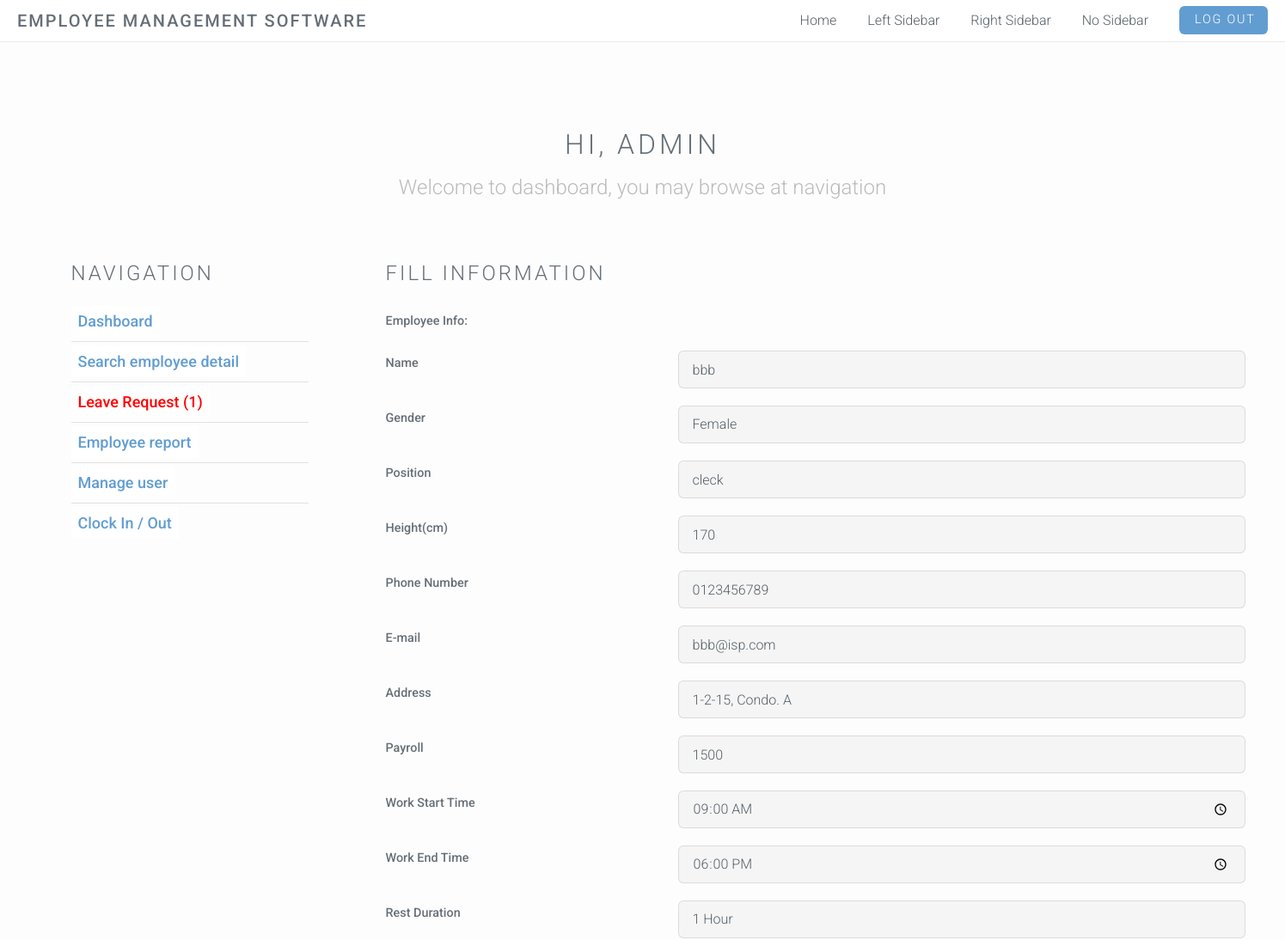
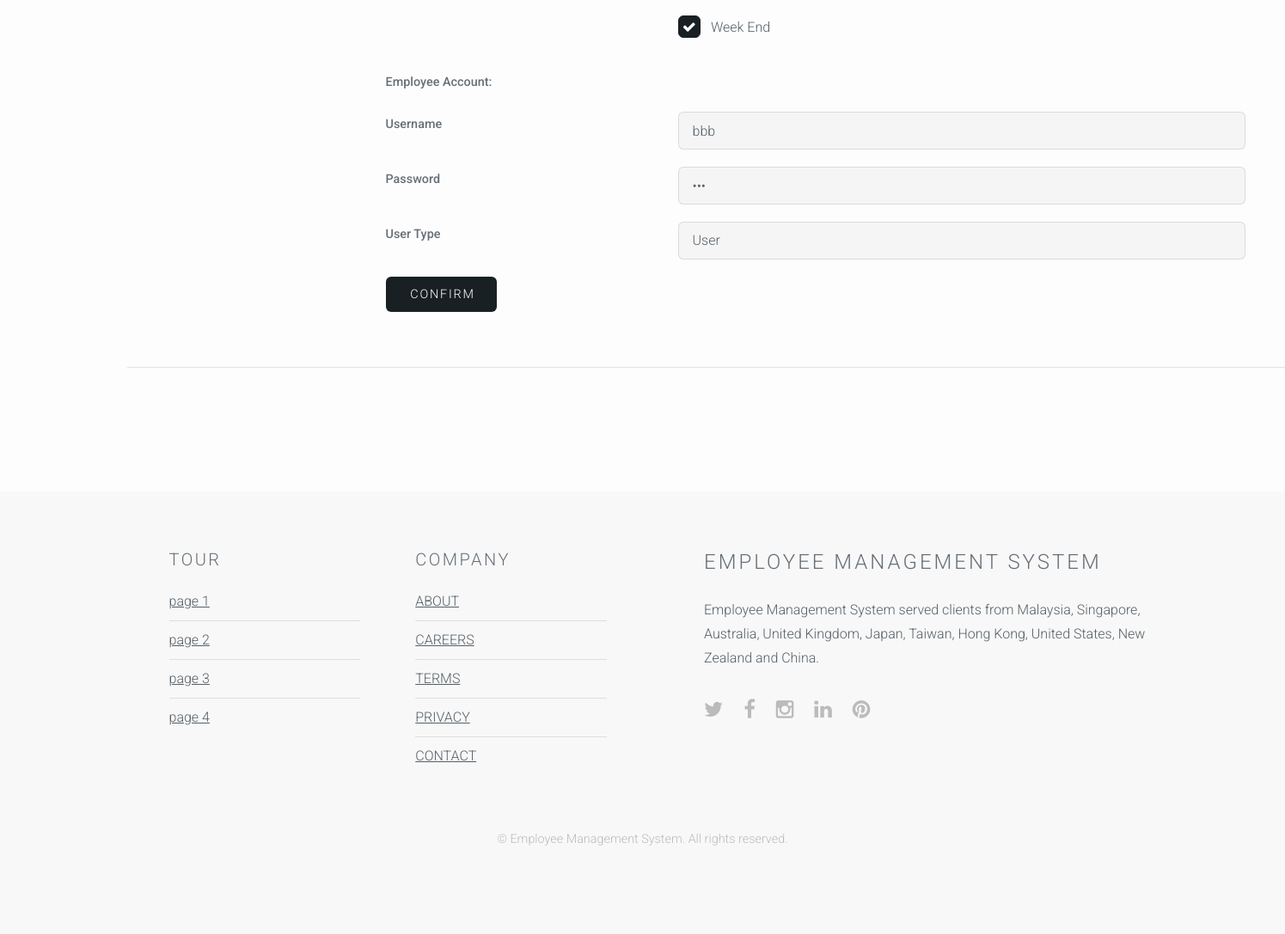
/website-source-code/admin-editUser.php?employeeID=2, run on the app's committed database (2 pictures, top to bottom).
### tables this page shows
CREATE TABLE `employeeinfo` (
  `ID` int(10) NOT NULL,
  `name` varchar(25) DEFAULT NULL,
  `gender` varchar(10) DEFAULT NULL,
  `position` varchar(20) DEFAULT NULL,
  `height` int(10) DEFAULT NULL,
  `phone` varchar(30) DEFAULT NULL,
  `email` varchar(20) DEFAULT NULL,
  `address` varchar(20) DEFAULT NULL,
  `payroll` int(10) DEFAULT NULL,
  `work_start_time` time NOT NULL,
  `work_end_time` time NOT NULL,
  `rest_time` varchar(20) NOT NULL,
  `weekend_work` tinyint(1) NOT NULL
);

CREATE TABLE `logininfo` (
  `employeeID` int(10) NOT NULL,
  `username` varchar(20) DEFAULT NULL,
  `password` varchar(20) DEFAULT NULL,
  `usertype` varchar(10) DEFAULT NULL
);

### website-source-code/admin-editUser.php (the view, shortened to what this page needs)
<?php
    require_once("dbcon.php");
    $employeeID = $_GET["employeeID"];
    $query = "SELECT * FROM `employeeinfo` WHERE `ID` = '$employeeID'";
    $result = $con->query($query);
    $row = $result->fetch_assoc();
    $name = $row["name"];
    $gender = $row["gender"];
    $position = $row["position"];
    $height = $row["height"];
    $phone = $row["phone"];
    $email = $row["email"];
    $address = $row["address"];
    $payroll = $row["payroll"];
    $workstarttime = $row["work_start_time"];
    $workendtime = $row["work_end_time"];
    $restduration = $row["rest_time"];
    $query = "SELECT * FROM `logininfo` WHERE `employeeID` = '$employeeID'";
    $result = $con->query($query);
    $row = $result->fetch_assoc();
    $username = $row["username"];
    $password1 = $row["password"];
    $usertype = $row["usertype"];
?>
<!DOCTYPE html>
<html>
<head>
</head>
<body id="top">
    <?php include("navbar_top.php") ?>
    <section id="main" class="wrapper style1">
        <header class="major">
            <h2>Hi, <?php echo $_SESSION["name"]; ?> admin</h2>
            <p>Welcome to dashboard, you may browse at navigation</p>
        </header>
        <div class="container">
            <div class="container-admin-dashboard">
                <div class="row-admin-dashboard">
                    <div class="navigation-admin-dashboard">
                        <?php include("admin-navigation.php") ?>
                    </div>
                    <div class="8u skel-cell-important">
                        <section>
                            <h2>Fill Information</h2>
                            <form action="admin-editUserProcess.php?employeeID=<?php echo $employeeID?>" method="POST">
                                <label>Employee Info: </label>
                                <div class="form-control edit-form grid">
                                    <label for="">Name</label>
                                    <input type="text" name="name" placeholder="Name" value="<?php echo $name?>"required />
                                </div>
                                <div class="form-control edit-form grid">
                                    <label for="">Gender</label>
                                    <select name="gender">
                                        <?php
                                            if($gender == "male"){
                                                echo "<option value=\"male\" selected>Male</option>
                                                    <option value=\"female\">Female</option>";
                                            } else {
                                                echo "<option value=\"male\">Male</option>
                                                    <option value=\"female\" selected>Female</option>";
                                            }
                                        ?>
                                    </select>
                                </div>
                                <div class="form-control edit-form grid">
                                    <label for="">Position</label>
                                    <input type="text" name="position" placeholder="Position"  value="<?php echo $position?>" required />
                                </div>
                                <div class="form-control edit-form grid">
                                    <label for="">Height(cm)</label>
                                    <input type="text" name="height" placeholder="Height" value="<?php echo $height?>" required />
                                </div>
                                <div class="form-control edit-form grid">
                                    <label for="">Phone Number</label>
                                    <input type="text" name="phone" placeholder="Phone Number" value="<?php echo $phone?>" required />
                                </div>
                                <div class="form-control edit-form grid">
                                    <label for="">E-mail</label>
                                    <input type="text" name="email" placeholder="E-mail" value="<?php echo $email?>" required />
                                </div>
                                <div class="form-control edit-form grid">
                                    <label for="">Address</label>
                                    <input type="text" name="address" placeholder="Address" value="<?php echo $address?>" required />
                                </div>
                                <div class="form-control edit-form grid">
                                    <label for="">Payroll</label>
                                    <input type="text" name="payroll" placeholder="Payroll" value="<?php echo $payroll?>" required />
                                </div>
                                <div class="form-control edit-form grid">
                                    <label for="">Work Start Time</label>
                                    <input class="typetime" type="time" name="starttime" placeholder="Start Time" value="<?php echo $workstarttime?>" required />
                                </div>
                                <div class="form-control edit-form grid">
                                    <label for="">Work End Time</label>
                                    <input class="typetime" type="time" name="endtime" placeholder="End Time" value="<?php echo $workendtime?>" required />
                                </div>
                                <div class="form-control edit-form grid">
                                    <label for="">Rest Duration</label>
                                    <select name="restduration">
                                        <?php
                                            if($restduration == "+1 Hour"){
                                                echo "<option value=\"+1 Hour\" selected>1 Hour</option>
                                                    <option value=\"+1 Hour 30 Minutes\">1 Hour 30 Minutes</option>
                                                    <option value=\"+2 Hours\">2 Hours</option>
                                                    <option value=\"+2 Hours 30 Minutes\">2 Hour 30 Minutes</option>
                                                    <option value=\"+3 Hours\">3 Hours</option>";
                                            } else if($restduration == "+1 Hour 30 Minutes"){
                                                echo "<option value=\"+1 Hour\">1 Hour</option>
                                                <option value=\"+1 Hour 30 Minutes\" selected>1 Hour 30 Minutes</option>
                                                <option value=\"+2 Hours\">2 Hours</option>
                                                <option value=\"+2 Hours 30 Minutes\">2 Hour 30 Minutes</option>
                                                <option value=\"+3 Hours\">3 Hours</option>";
                                            } else if($restduration == "+2 Hours"){
                                                echo "<option value=\"+1 Hour\">1 Hour</option>
                                                <option value=\"+1 Hour 30 Minutes\">1 Hour 30 Minutes</option>
                                                <option value=\"+2 Hours\" selected>2 Hours</option>
                                                <option value=\"+2 Hours 30 Minutes\">2 Hour 30 Minutes</option>
                                                <option value=\"+3 Hours\">3 Hours</option>";
                                            } else if($restduration == "+2 Hours 30 Minutes"){
                                                echo "<option value=\"+1 Hour\">1 Hour</option>
                                                <option value=\"+1 Hour 30 Minutes\">1 Hour 30 Minutes</option>
                                                <option value=\"+2 Hours\">2 Hours</option>
                                                <option value=\"+2 Hours 30 Minutes\" selected>2 Hour 30 Minutes</option>
                                                <option value=\"+3 Hours\">3 Hours</option>";
                                            } else if($restduration == "+3 Hours"){
                                                echo "<option value=\"+1 Hour\">1 Hour</option>
                                                <option value=\"+1 Hour 30 Minutes\">1 Hour 30 Minutes</option>
                                                <option value=\"+2 Hours\">2 Hours</option>
                                                <option value=\"+2 Hours 30 Minutes\">2 Hour 30 Minutes</option>
                                                <option value=\"+3 Hours\" selected>3 Hours</option>";
                                            } else {
                                                echo "<option value=\"+1 Hour\">1 Hour</option>
                                                <option value=\"+1 Hour 30 Minutes\">1 Hour 30 Minutes</option>
                                                <option value=\"+2 Hours\">2 Hours</option>
                                                <option value=\"+2 Hours 30 Minutes\">2 Hour 30 Minutes</option>
                                                <option value=\"+3 Hours\"3 Hours</option>";
                                            }
                                        ?>
                                    </select>
                                </div>
                                <div class="form-control edit-form grid">
                                    <label for="weekend"> Week End</label>
                                </div>
                                <label>Employee Account: </label>
                                <div class="form-control edit-form grid">
                                    <label for="">Username</label>
                                    <input class="typetime" type="text" name="username" placeholder="Username" value="<?php echo $username?>" required />
                                </div>
                                <div class="form-control edit-form grid">
                                    <label for="">Password</label>
                                    <input type="password" name="password" placeholder="Password" value="<?php echo $password1?>" required />
                                </div>
                                <div class="form-control edit-form grid">
                                    <label for="">User Type</label>
                                    <select name="usertype">
                                        <?php
                                            if($usertype == "admin"){
                                                echo "<option value=\"user\">User</option>
                                                    <option value=\"admin\" selected>Admin</option>";
                                            } else {
                                                echo "<option value=\"user\" selected>User</option>
                                                <option value=\"admin\">Admin</option>";
                                            }
                                        ?>
                                    </select>
                                </div>
                                <input type="submit" value="Confirm" class="btn btn-primary" />
                            </form>
                        </section>
                    </div>
                </div>
                <hr class="major" />
            </div>
        </div>
    </section>
    <?php include("footer.php") ?>
</body>
</html>

### data on the page
employeeinfo: name "bbb", gender "Female", position "cleck", height "170", phone "0123456789", email "bbb@isp.com", address "1-2-15, Condo. A", payroll "1500", starttime "09:00:00", endtime "18:00:00", restduration "1 Hour"
logininfo: username "bbb", usertype "User"

### other printed values
$count "1"
